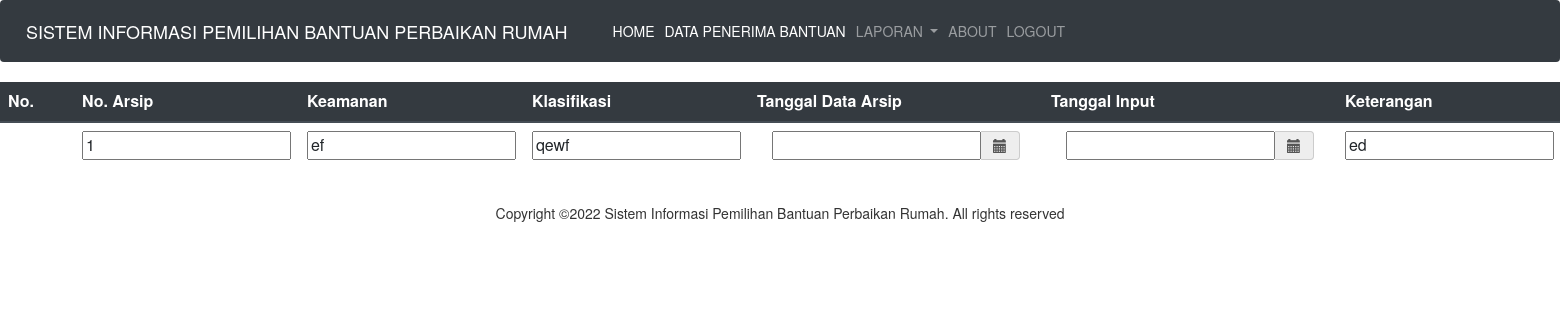
Screenshot of /ubaharsip.php?id=1 with the database file from the repository.
### tables this page shows
CREATE TABLE `arsip` (
  `id` int(11) NOT NULL,
  `nomor_arsip` varchar(50) NOT NULL,
  `keamanan` varchar(20) NOT NULL,
  `klasifikasi` varchar(30) NOT NULL,
  `tanggal_arsip` varchar(10) NOT NULL,
  `tanggal_input` varchar(10) NOT NULL,
  `keterangan` varchar(40) NOT NULL,
  `file` varchar(50) NOT NULL
);

### ubaharsip.php (the view, shortened to what this page needs)
<?php
include "header.php";
?>
<head>
    <link rel="stylesheet" href="css/bootstrap.css" type="text/css">
    <link rel="stylesheet" href="css/bootstrap-datetimepicker.min.css" type="text/css">
</head>
<?php
include 'koneksi.php';
$id = $_GET['id'];
$data = mysqli_query($koneksi, "select * from arsip where id='$id'");
while ($d = mysqli_fetch_array($data)) {
?>
    <form method="post" action="editarsip.php">
        <div align="center">
            <table class="table">
                <thead class="thead-dark">
                    <tr>
                        <th scope="col">No.</th>
                        <th scope="col"></th>
                        <th scope="col"></th>
                        <th scope="col">No. Arsip</th>
                        <th scope="col">Keamanan</th>
                        <th scope="col">Klasifikasi</th>
                        <th scope="col">Tanggal Data Arsip</th>
                        <th scope="col">Tanggal Input</th>
                        <th scope="col">Keterangan</th>
                    </tr>
                </thead>
                <tbody>
                    <tr>
                        <th scope="row"></th>
                        <td>
                        <td>
                        </td>
                        <td>
                            <input type="text" name="nomor_arsip" autocomplete="off" value="<?php echo $d['nomor_arsip']; ?>">
                        </td>
                        <td>
                            <input type="text" name="keamanan" autocomplete="off" value="<?php echo $d['keamanan']; ?>">
                        </td>
                        <td>
                            <input type="text" name="klasifikasi" autocomplete="off" value="<?php echo $d['klasifikasi']; ?>">
                        </td>
                        <td>
                            <div class="col-xs-12">
                                <div class="row">
                                    <div class="col-sm-4">
                                        <div class="form-group">
                                            <div class='input-group date' id='dtp_icon'>
                                                <input type="text" name="tanggal_arsip" autocomplete="off" class="" id="input_dtp_icon" />
                                                <span class="input-group-addon">
                                                    <span class="glyphicon glyphicon-calendar"></span>
                                                </span>
                                            </div>
                                        </div>
                                    </div>
                                </div>
                            </div>
                        </td>
                        <td>
                            <div class="col-xs-12">
                                <div class="row">
                                    <div class="col-sm-4">
                                        <div class="form-group">
                                            <div class='input-group date' id='dtp'>
                                                <input type="text" name="tanggal_input" autocomplete="off" class="" id=" input_dtp_icon" />
                                                <span class="input-group-addon">
                                                    <span class="glyphicon glyphicon-calendar"></span>
                                                </span>
                                            </div>
                                        </div>
                                    </div>
                                </div>
                            </div>
                        </td>
                        <td>
                            <input type="text" name="keterangan" autocomplete="off" value="<?php echo $d['keterangan']; ?>">
                        </td>
                    </tr>
                </tbody>
            </table>
        </div>
    </form>
<?php
}
?>
<?php
include "footer.php";
?>

### rows the page displays
arsip: nomor_arsip "1", keamanan "ef", klasifikasi "qewf", keterangan "ed"
